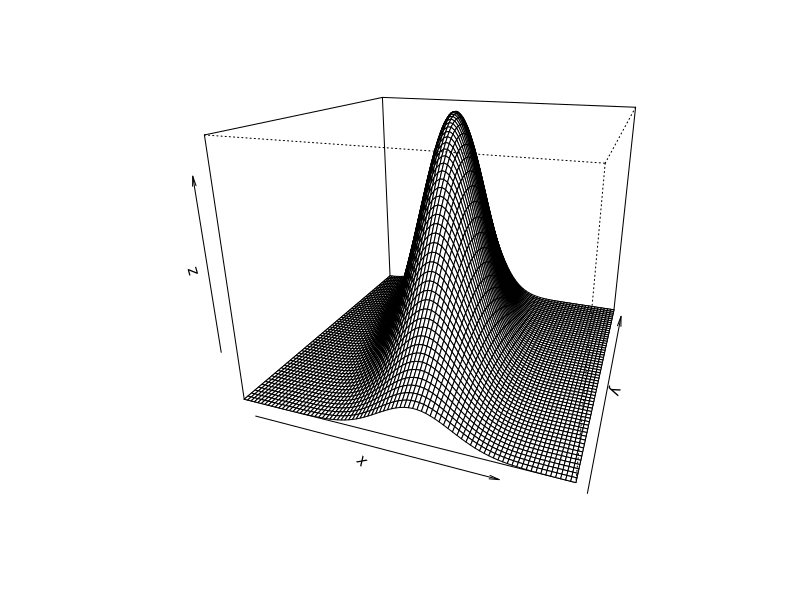

The R script that drew this image:
rm(list=ls())


mu1<-1
mu2<-2
## las varianzas
sig1<-1
sig2<-4
sig12<--1
rho<-sig12/(sqrt(sig1*sig2))


x<-seq(-2.5,5.5,0.1)
y<-seq(-2,4,0.1)


f<-function(x,y){
fun<-exp(-(((x-mu1)^2)/sig1+((y-mu2)^2)/sig2-2*rho*(x-mu1)*(y-mu2)/sqrt(sig1*sig2))/(2*(1-rho^2)))
fun/(2*pi*sqrt(sig1*sig2)*sqrt(1-rho^2))
}

z<- outer(x, y, f)

op <- par(bg = "white")

persp(x, y, z, theta = 20, phi = 20, expand = 0.8)

